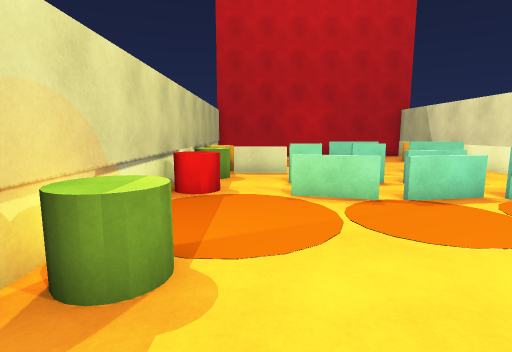
view 1 (above)

15 first-person views from a walk through a Unity game level. The camera is 1.5 m above the floor, tilts 8° down and sees 80° across. The floor is counted in squares, 1 m on a side. Each view is taken from the middle of a square. On the plan, view 1 faces up. The plan holds only what a view shows up to about 15 squares ahead; the rest is blank. The place goes on beyond the plan. The player is left out. Some animated figures are left out. Some surface patterns are stand-ins.

view 2
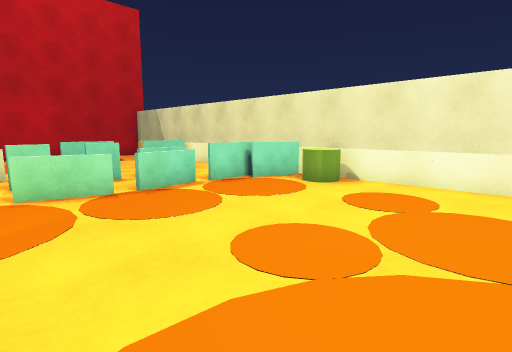

view 3
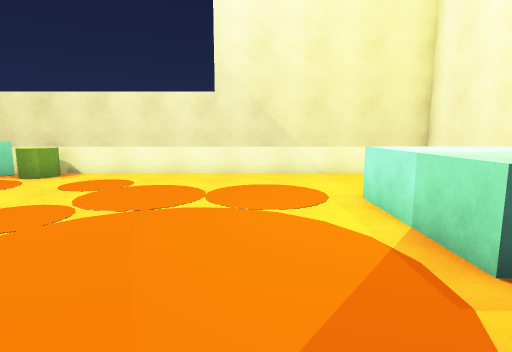

view 4
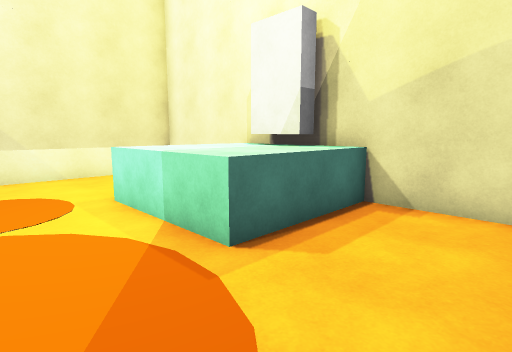

view 5
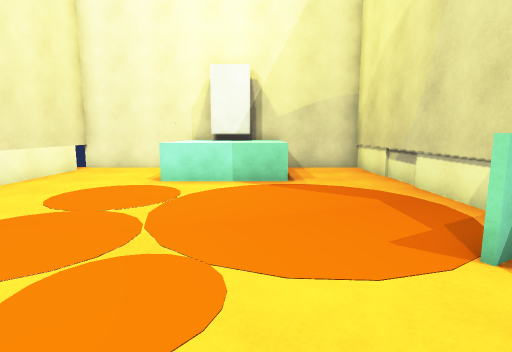

view 6
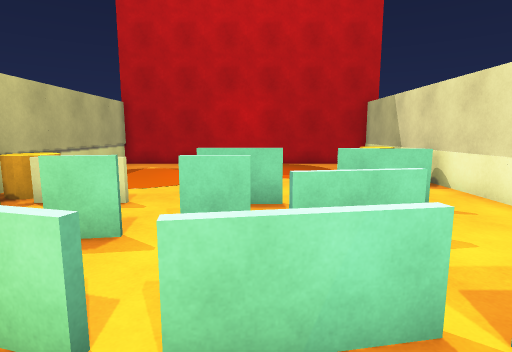

view 7
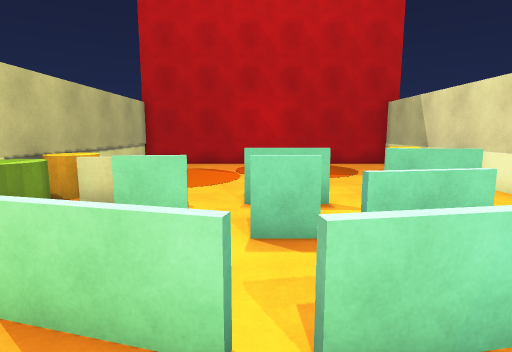

view 8
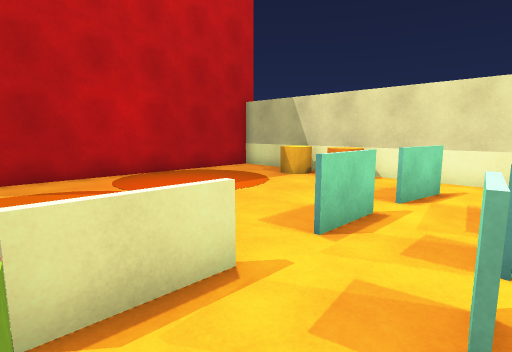

view 9
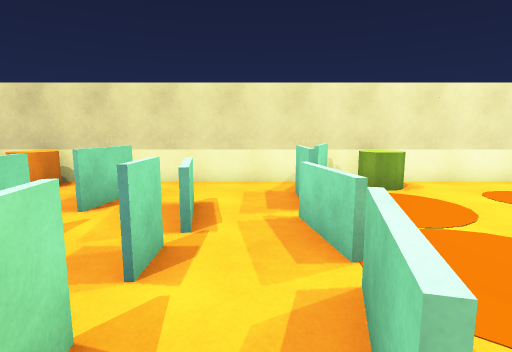

view 10
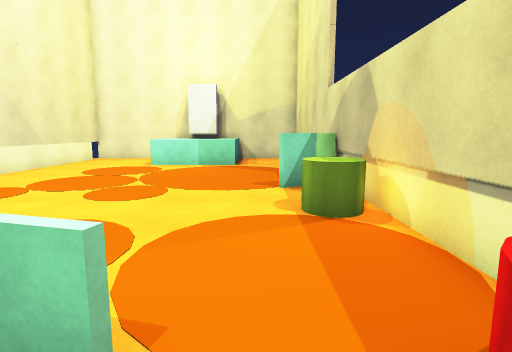

view 11
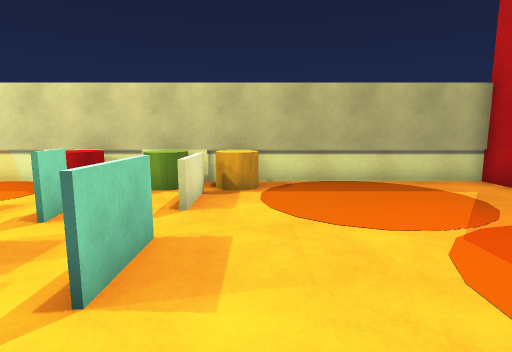

view 12
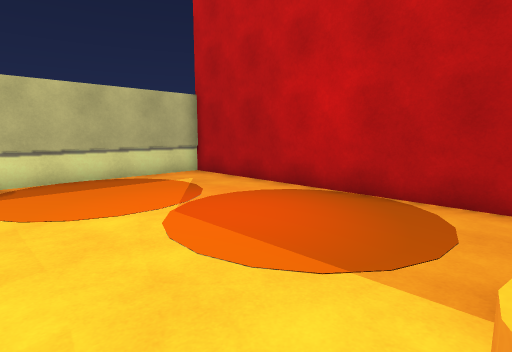

view 13
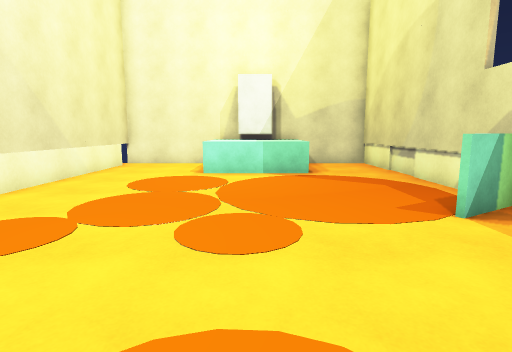

view 14
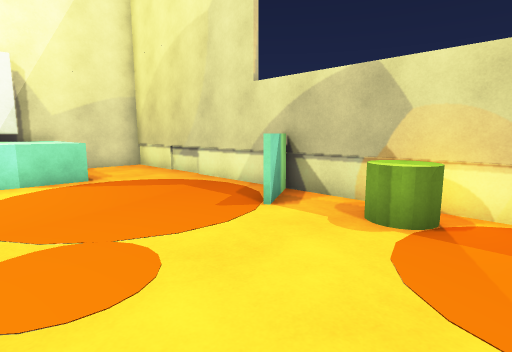

view 15
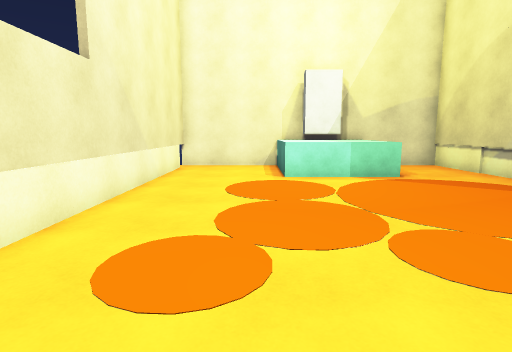

### Floor plan
Key: @ floor where view 1 was taken; # wall or solid block; x gap in a wall; . floor; = window, fence, low wall or low ledge; ^ raised ledge; O other object.
Columns run from 3 left of view 1 to 10 right of it. Each row starts with its distance up from view 1.
 20 ##############
 19 #............#
 18 #............#
 17 #............#
 16 #..........OO#
 15 #............#
 14 #..........OO#
 13 #............#
 12 #OO==........#
 11 #OO=..#=.==..#
 10 #OO..........#
  9 #....#xx==...#
  8 #OO..........#
  7 #...==x==x=#.#
  6 #..........=##
  5 #..........OO#
  4 #..........OO#
  3 #OO..........#
  2 #............#
  1 #............#
  0 #=#@.........#
 -1 #............#
 -2 #............#
 -3 #............#
 -4 #............#
 -5 #............#
 -6 #...^^^^^....#
 -7 #...^^^^^....#
 -8 #...^^^^^....#
 -9 #...^^##^....#
-10 ##############

Positions as (right, up) in squares from view 1, and headings:
1: (0, 0), facing up
2: (0, -1), facing up-right
3: (-2, -3), facing right
4: (-2, -3), facing down-right
5: (2, 4), facing down
6: (4, 5), facing up
7: (3, 5), facing up
8: (-1, 9), facing up-right
9: (0, 8), facing right
10: (0, 9), facing down
11: (7, 13), facing left
12: (8, 13), facing up-left
13: (3, 6), facing down
14: (4, 5), facing down-left
15: (6, 5), facing down
